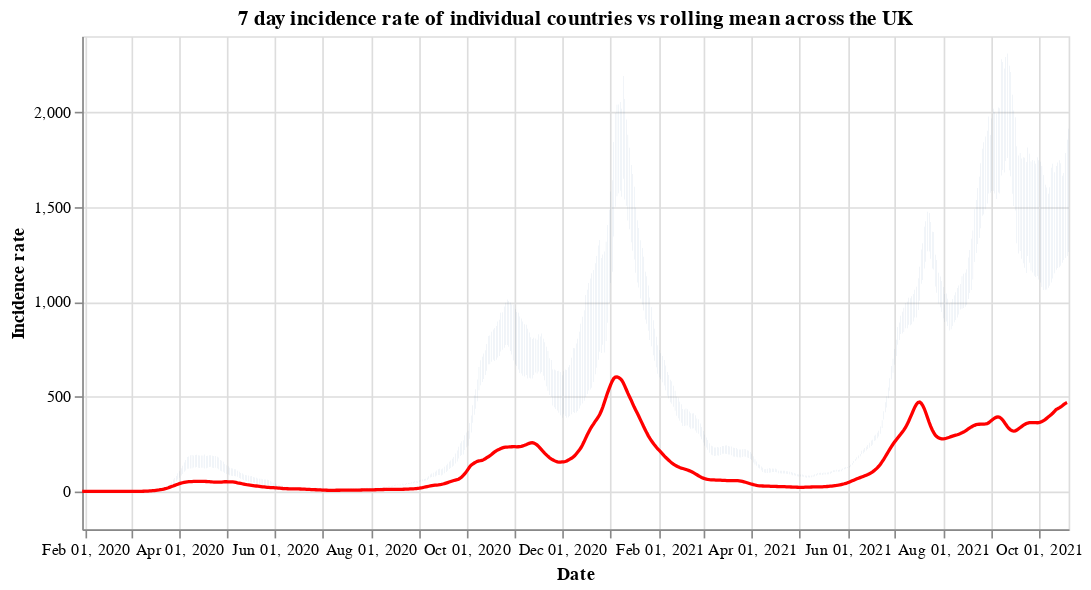

Notebook code cell kept with this figure:
### Code cell
#collapse
countries = uk_cases['areaName'].unique()
countries.sort()

selection = alt.selection_single(
    name='Select',
    fields=['areaName'],
    init={'areaName': 'Wales'},
    bind={'areaName': alt.binding_select(options=countries)}
)

# scatter plot, modify opacity based on selection
bars = alt.Chart(uk_cases).mark_bar().add_selection(
    selection
).encode(
    x=alt.X("yearmonthdate(date):T", axis=alt.Axis(title='Date')),
    y=alt.Y("weeklyCasesRate:Q", axis=alt.Axis(title='Incidence rate')),
    tooltip='weeklyCasesRate:Q',
    opacity=alt.condition(selection, alt.value(1), alt.value(0))
).properties(title=f'7 day incidence rate of individual countries vs rolling mean across the UK', width=600)

line = alt.Chart(overview_cases).mark_line(
    color='red',
    size=2,
).transform_window(
    rolling_mean='mean(weeklyCasesRate)',
    frame=[0, 7]
).encode(
    x='yearmonthdate(date):T',
    y='rolling_mean:Q'
)

alt.layer(bars, line)

### Figure 1 — Vega-Lite specification as saved in the notebook (floating-point values rounded to 4 significant figures; data arrays with more than 128 entries replaced by an {"elided": "..."} marker saying what was removed)
{"config": {"view": {"continuousWidth": 400, "continuousHeight": 300}}, "layer": [{"data": {"name": "data-3c45fd3af0c13903d622a9007e008a8a"}, "mark": "bar", "encoding": {"opacity": {"condition": {"value": 1, "selection": "Select"}, "value": 0}, "tooltip": {"type": "quantitative", "field": "weeklyCasesRate"}, "x": {"type": "temporal", "axis": {"title": "Date"}, "field": "date", "timeUnit": "yearmonthdate"}, "y": {"type": "quantitative", "axis": {"title": "Incidence rate"}, "field": "weeklyCasesRate"}}, "selection": {"Select": {"type": "single", "fields": ["areaName"], "init": {"areaName": "Wales"}, "bind": {"areaName": {"input": "select", "options": ["England", "Northern Ireland", "Scotland", "Wales"]}}}}, "title": "7 day incidence rate of individual countries vs rolling mean across the UK", "width": 600}, {"data": {"name": "data-9891c106de1f7464ced0500cbdee4930"}, "mark": {"type": "line", "color": "red", "size": 2}, "encoding": {"x": {"type": "temporal", "field": "date", "timeUnit": "yearmonthdate"}, "y": {"type": "quantitative", "field": "rolling_mean"}}, "transform": [{"window": [{"op": "mean", "field": "weeklyCasesRate", "as": "rolling_mean"}], "frame": [0, 7]}]}], "$schema": "https://vega.github.io/schema/vega-lite/v4.8.1.json", "datasets": {"data-3c45fd3af0c13903d622a9007e008a8a": {"elided": "2424 records"}, "data-9891c106de1f7464ced0500cbdee4930": {"elided": "629 records"}}}
